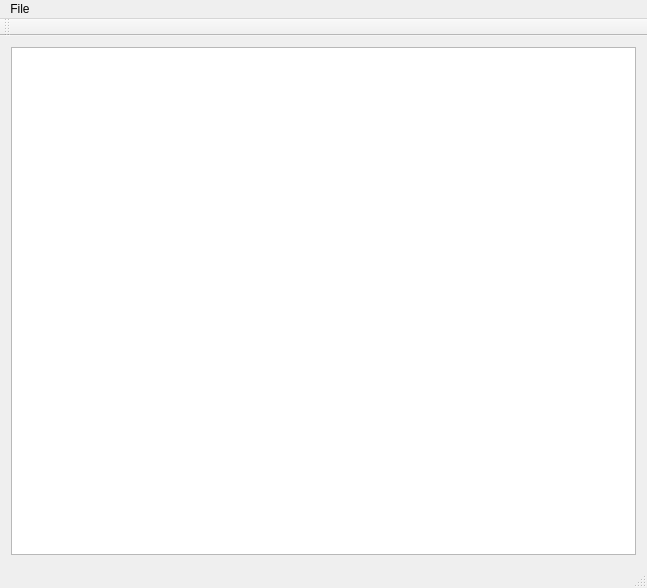
<?xml version="1.0" encoding="UTF-8"?>
<ui version="4.0">
 <class>MainWindow</class>
 <widget class="QMainWindow" name="MainWindow">
  <property name="geometry">
   <rect>
    <x>0</x>
    <y>0</y>
    <width>647</width>
    <height>588</height>
   </rect>
  </property>
  <property name="windowTitle">
   <string>MainWindow</string>
  </property>
  <widget class="QWidget" name="centralWidget">
   <layout class="QVBoxLayout" name="verticalLayout">
    <item>
     <widget class="TaskTreeView" name="treeView">
      <property name="styleSheet">
       <string notr="true">QTreeView::item {
      border: 1px solid #d9d9d9;
     border-top-color: transparent;
     border-left-color: transparent;
 }

QTreeView::item:selected {
    background-color: #3399ff;
 }
</string>
      </property>
      <property name="selectionMode">
       <enum>QAbstractItemView::ContiguousSelection</enum>
      </property>
     </widget>
    </item>
   </layout>
  </widget>
  <widget class="QMenuBar" name="menuBar">
   <property name="geometry">
    <rect>
     <x>0</x>
     <y>0</y>
     <width>647</width>
     <height>21</height>
    </rect>
   </property>
   <widget class="QMenu" name="menuQTodoList">
    <property name="title">
     <string>File</string>
    </property>
    <addaction name="actionQuit"/>
   </widget>
   <addaction name="menuQTodoList"/>
  </widget>
  <widget class="QToolBar" name="mainToolBar">
   <attribute name="toolBarArea">
    <enum>TopToolBarArea</enum>
   </attribute>
   <attribute name="toolBarBreak">
    <bool>false</bool>
   </attribute>
  </widget>
  <widget class="QStatusBar" name="statusBar"/>
  <action name="actionFile">
   <property name="text">
    <string>File</string>
   </property>
  </action>
  <action name="actionQuit">
   <property name="text">
    <string>Quit</string>
   </property>
  </action>
 </widget>
 <layoutdefault spacing="6" margin="11"/>
 <customwidgets>
  <customwidget>
   <class>TaskTreeView</class>
   <extends>QTreeView</extends>
   <header>tasktree/tasktreeview.h</header>
  </customwidget>
 </customwidgets>
 <resources/>
 <connections/>
</ui>
